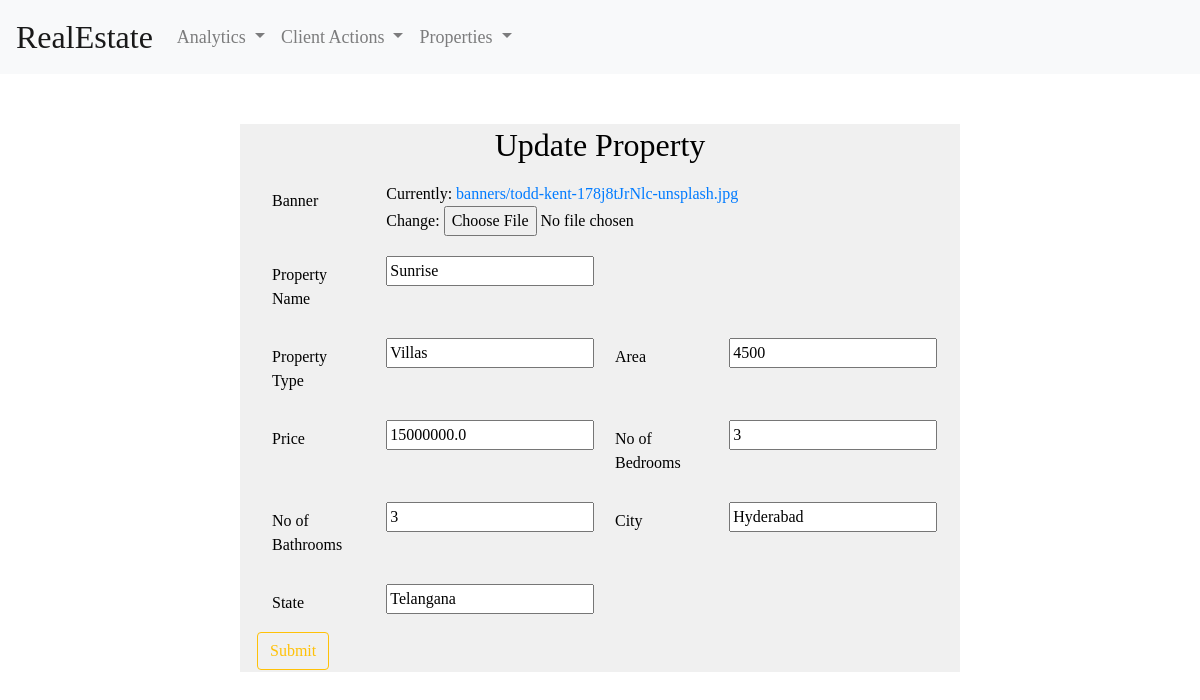
Screenshot of /updateproperty/Sunrise/ with the database file from the repository.
### myapp/models.py (models this page shows)
class Property(models.Model):
        banner = models.ImageField(upload_to='banners', default="banner.png")
        property_name = models.CharField(max_length=120, unique=True)
        property_type = models.CharField(max_length=60)
        area = models.CharField(max_length=60)
        price = models.FloatField()
        no_of_bedrooms = models.PositiveIntegerField()
        no_of_bathrooms = models.PositiveIntegerField()
        city = models.CharField(max_length=20,default='nothing')
        state= models.CharField(max_length=20,default='nothing')

### myapp/views.py (the view)
# urls.py: path('updateproperty/<str:property_name>/', views.updateproperty),
def updateproperty(request, property_name):
	selected_property = Property.objects.get(property_name=property_name)
	if request.method=="POST":
		form = PropertyUpdateForm(request.POST, instance=selected_property)
		if form.is_valid():
			form.save()
			return redirect('/viewproperties/')
	else:
		form = PropertyUpdateForm(instance=selected_property)
	return render(request, 'updateproperty.html', {'form':form})

### myapp/forms.py
class PropertyUpdateForm(forms.ModelForm):
	class Meta:
		model = Property
		fields = ('banner','property_name','property_type','area','price', 'no_of_bedrooms' ,'no_of_bathrooms','city', 'state')

### myapp/templates/updateproperty.html (shortened to what this page needs)
{% extends 'adminhome.html' %}
{% block content %}
<div class = "container" style="align-items: center;">
    <h2 class="text-center">Update Property</h2>
<form method="post" onsubmit="myFunction()">{% csrf_token %}
    <div class="form-group row">
        <label for="inputFirstName" class="col-sm-2 col-form-label">Banner</label>
        <div class="col">
            {{form.banner}}
        </div>
    </div>
    <div class="form-group row">
        <label for="inputLastName" class="col-sm-2 col-form-label">Property Name</label>
        <div class="col">
            {{form.property_name}}
        </div>
    </div>
    <div class="form-group row">
        <label for="inputMobile" class="col-sm-2 col-form-label">Property Type</label>
        <div class="col-sm-4">
            {{form.property_type}}
        </div>
        <label for="inputEmail3" class="col-sm-2 col-form-label">Area</label>
        <div class="col-sm-4">
            {{form.area}}
        </div>
    </div>
    <div class="form-group row">
        <label for="inputMobile" class="col-sm-2 col-form-label">Price</label>
        <div class="col-sm-4">
            {{form.price}}
        </div>
        <label for="inputEmail3" class="col-sm-2 col-form-label">No of Bedrooms</label>
        <div class="col-sm-4">
            {{form.no_of_bedrooms}}
        </div>
    </div>
    <div class="form-group row">
        <label for="inputMobile" class="col-sm-2 col-form-label">No of Bathrooms</label>
        <div class="col-sm-4">
            {{form.no_of_bathrooms}}
        </div>
        <label for="inputEmail3" class="col-sm-2 col-form-label">City</label>
        <div class="col-sm-4">
            {{form.city}}
        </div>
    </div>
    <div class="form-group row">
        <label for="inputMobile" class="col-sm-2 col-form-label">State</label>
        <div class="col-sm-4">
            {{form.state}}
        </div>
    </div>
    <input type="submit" value="Submit" class="btn btn-outline-warning">
</form>
</div>
{% endblock %}

### myapp/static/add-client.css (style rules this page uses)
* { font-family: "Times New Roman", Times, serif; }
body { background-image: url("https://media.istockphoto.com/photos/real-estate-concept-choose-house-to-buy-picture-id1282624945?b=1&k=20&m=1282624945&s=170667a&w=0&h=jtk7kVTK5XPuQ-CRncChevjoXzxf-4omVBBcL6FOnzo="); background-color: white; background-position: center; background-repeat: no-repeat; background-size: cover; position: relative; text-align: left; color: black }
.container { background-color: #f0f0f0; width: 60%; margin-top: 50px; border: 2px solid #f0f0f0; }
.form-group { margin: 0 auto; padding: 10px 0; }
label { color: black; }
body { background-image: url(""); background-color: white; background-position: center; background-repeat: no-repeat; background-size: cover; position: relative; text-align: left; color: black }
.btn { text-align: center; }

### rows the page displays
Property: property_name "Sunrise", property_type "Villas", area "4500", price "15000000.0", no_of_bedrooms "3", no_of_bathrooms "3", city "Hyderabad", state "Telangana"
